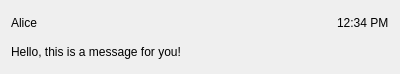
<?xml version="1.0" encoding="UTF-8"?>
<ui version="4.0">
 <class>messageItemWidget</class>
 <widget class="QWidget" name="messageItemWidget">
  <property name="geometry">
   <rect>
    <x>0</x>
    <y>0</y>
    <width>400</width>
    <height>74</height>
   </rect>
  </property>
  <property name="sizePolicy">
   <sizepolicy hsizetype="Expanding" vsizetype="Preferred">
    <horstretch>0</horstretch>
    <verstretch>0</verstretch>
   </sizepolicy>
  </property>
  <property name="windowTitle">
   <string>Form</string>
  </property>
  <layout class="QVBoxLayout" name="verticalLayout">
   <item>
    <layout class="QHBoxLayout" name="horizontalLayout">
     <item>
      <widget class="QLabel" name="senderLabel">
       <property name="text">
        <string>Alice</string>
       </property>
      </widget>
     </item>
     <item>
      <spacer name="horizontalSpacer">
       <property name="orientation">
        <enum>Qt::Orientation::Horizontal</enum>
       </property>
       <property name="sizeHint" stdset="0">
        <size>
         <width>379</width>
         <height>10</height>
        </size>
       </property>
      </spacer>
     </item>
     <item>
      <widget class="QLabel" name="timeLabel">
       <property name="text">
        <string>12:34 PM</string>
       </property>
      </widget>
     </item>
    </layout>
   </item>
   <item>
    <widget class="QLabel" name="messageLabel">
     <property name="text">
      <string>Hello, this is a message for you!</string>
     </property>
     <property name="wordWrap">
      <bool>true</bool>
     </property>
    </widget>
   </item>
  </layout>
 </widget>
 <resources/>
 <connections/>
</ui>
